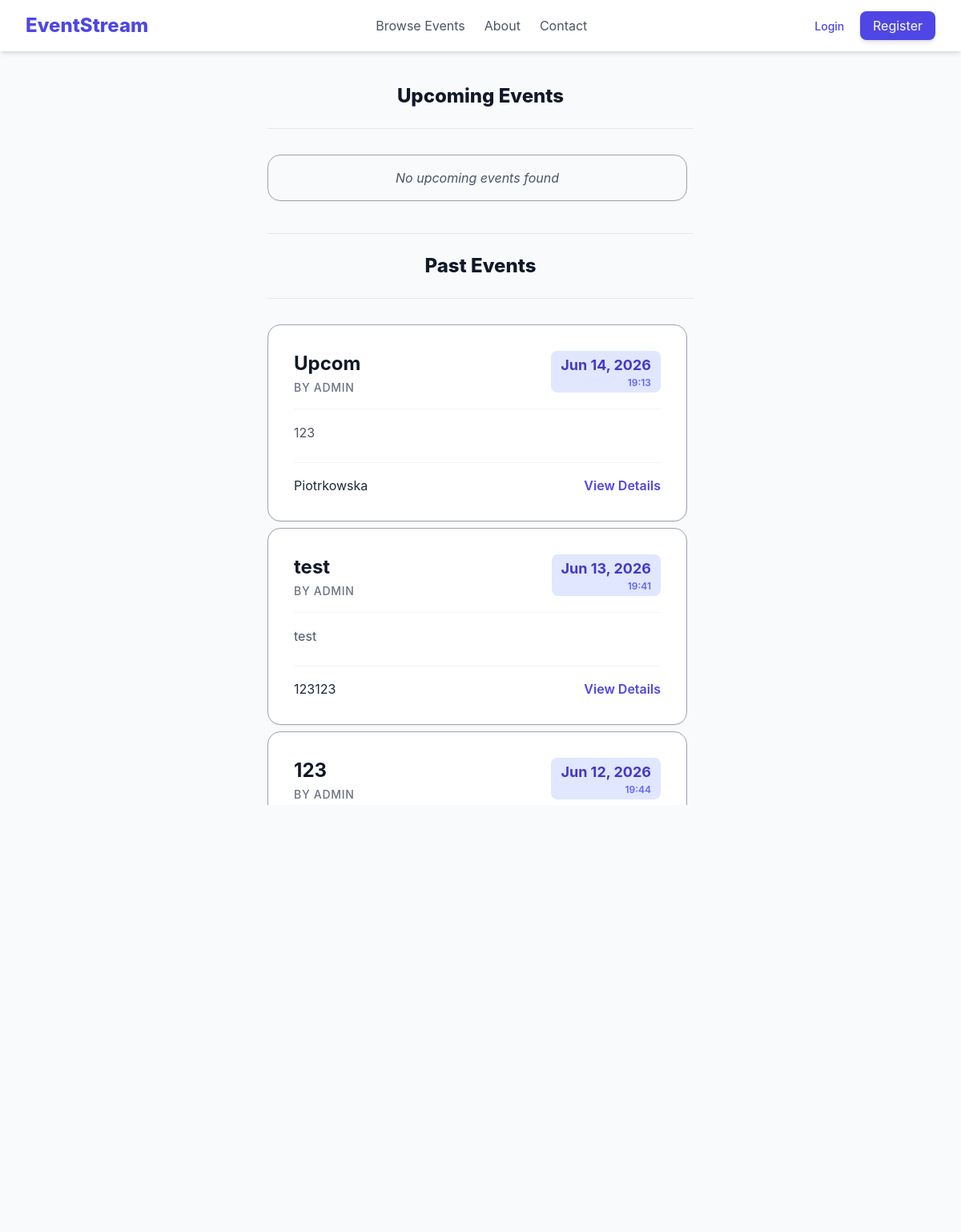
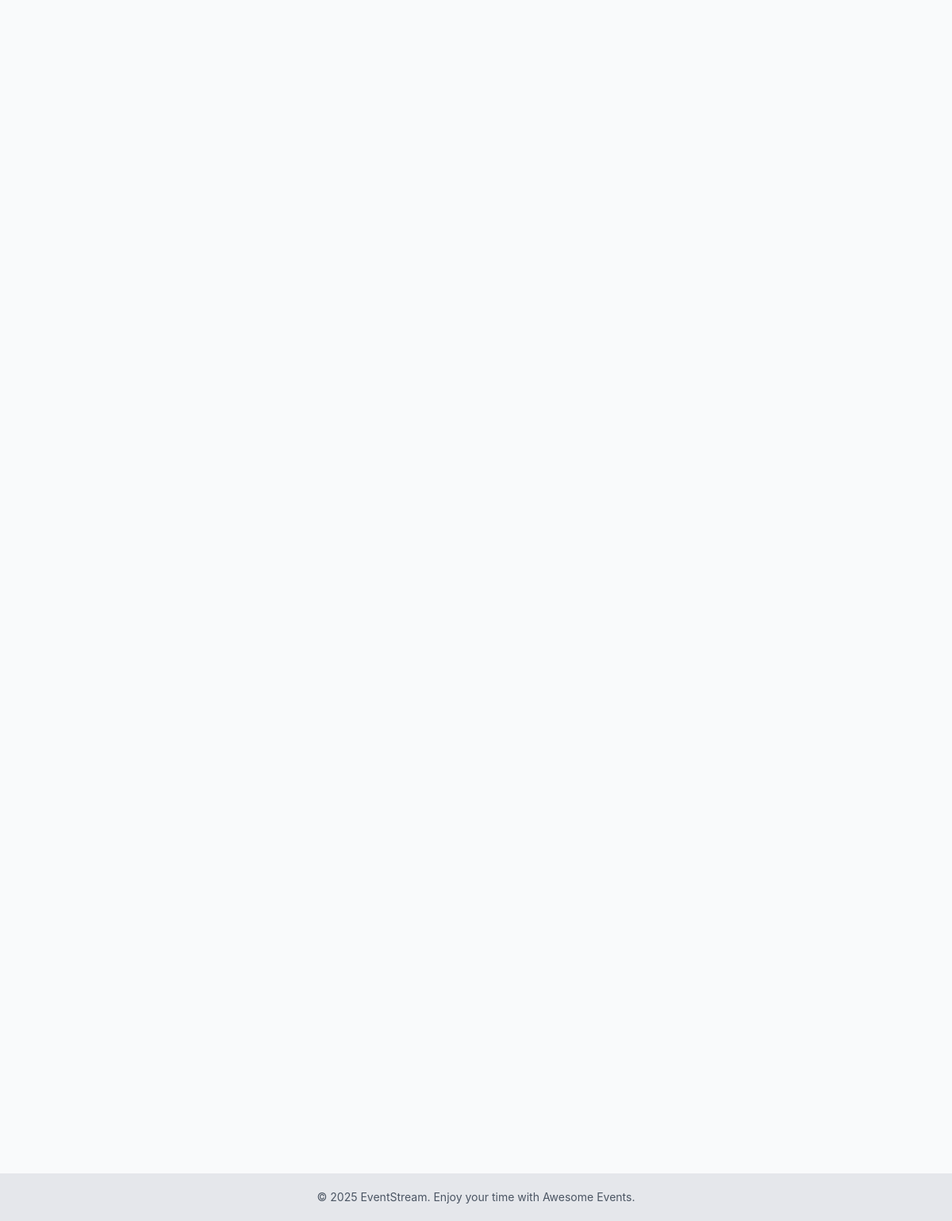
Screenshot of /events/ with the database file from the repository (2 pictures, top to bottom).
### events/models.py (models this page shows, shortened)
class Event(models.Model):
    title = models.CharField(max_length=200)
    description = models.TextField()
    location = models.CharField(max_length=255)
    date_time = models.DateTimeField()
    creator = models.ForeignKey(settings.AUTH_USER_MODEL, on_delete=models.CASCADE)
    created_at = models.DateTimeField(auto_now_add=True)
    updated_at = models.DateTimeField(auto_now=True)
    max_attendance = models.IntegerField(default=0, blank=True)

### users/models.py (models this page shows, shortened)
class CustomUser(AbstractUser):
    username = models.CharField(max_length=200, unique=True)
    email = models.EmailField(null=True)
    first_name = models.CharField(max_length=20, blank=True)
    last_name = models.CharField(max_length=20, blank=True)
    subscribed_to_event = models.BooleanField(default=False)
    is_moderator = models.BooleanField(
        default=False,
        help_text='User is moderator or not.'
    )

### events/views.py (the view)
# urls.py: path('', views.EventListView.as_view(), name='event_list'),
class EventListView(ListView):
    model = Event
    context_object_name = 'events'
    template_name = 'events/event_list.html'
    def get_context_data(self, **kwargs):
        context = super().get_context_data(**kwargs)
        now = timezone.now()
        context['upcoming_events'] = Event.objects.filter(date_time__gte=now).order_by('date_time')
        context['past_events'] = Event.objects.filter(date_time__lt=now).order_by('-date_time')
        return context

### events/templates/events/event_list.html (shortened to what this page needs)
{% extends "base.html" %}
{% block content %}
    <div class="flex justify-between items-center mb-8 border-b border-gray-200 pb-6 flex-col items-center">
        <h1 class="text-center text-2xl font-extrabold text-gray-900">Upcoming Events</h1>
    </div>
    {% if events %}
        <div class="gap-2 grid overflow-y-auto max-h-[600px] pr-2">
            {% if not upcoming_events %}
                <div class="border border-gray-400 rounded-2xl p-4 shadow-sm mb-2 italic ">
                    <p class="text-center text-gray-600">No upcoming events found</p>
                </div>
            {% endif %}
        </div>
        <div class="flex justify-between items-center mb-8 border-b border-gray-200 border-t pb-6 flex-col items-center pt-6 mt-8">
        <h1 class="text-center text-2xl font-extrabold text-gray-900 ">Past Events</h1>
        </div>
        <div class="gap-2 grid overflow-y-auto max-h-[600px] pr-2">
            {% if not past_events %}
                <div class="border border-gray-300 rounded-2xl p-4 shadow-sm mb-2 italic ">
                    <p class="text-center text-gray-600">No past events found</p>
                </div>
            {% else %}
            {% for event in past_events %}
                <div class="bg-white p-8 rounded-2xl shadow-sm border border-gray-400 hover:shadow-xl transition-shadow duration-300">
                    <div class="flex justify-between items-start mb-4">
                        <div>
                            <h2 class="text-2xl font-bold text-gray-900 hover:text-indigo-600 transition">
                                <a href="{% url 'event_detail' event.pk %}">{{ event.title }}</a>
                            </h2>
                            <p class="text-sm font-medium text-gray-500 mt-1 uppercase tracking-wider">
                                By {{ event.creator.username }}
                            </p>
                        </div>
                        <div class="text-right bg-indigo-100 px-3 py-1 rounded-lg">
                            <p class="text-lg font-bold text-indigo-700">{{ event.date_time|date:"M d, Y" }}</p>
                            <p class="text-xs font-semibold text-indigo-500">{{ event.date_time|time:"H:i" }}</p>
                        </div>
                    </div>
                    <div class="flex justify-between items-center pt-4 border-t border-gray-100">
                        <p class="text-gray-600 mb-6 line-clamp-3 leading-relaxed">{{ event.description }}</p>
                    </div>
                    <div class="flex justify-between items-center pt-4 border-t border-gray-100">
                        {{ event.location }}
                        <a href="{% url 'event_detail' event.pk %}" class="text-indigo-600 font-semibold hover:text-indigo-800 transition">
                            View Details
                        </a>
                    </div>
                </div>
            {% endfor %}
            {% endif %}
        </div>
    {% endif %}
    {% if events %}
    <div class="flex p-5 flex-col items-center">
    </div>
    {% endif %}
{% endblock %}

### templates/base.html (style rules this page uses)
body { font-family: 'Inter', sans-serif; }

### rows the page displays
Event: title "Upcom", creator.username "ADMIN", date_time "Jun 14, 2026", date_time "19:13", description "123", location "Piotrkowska"
Event: title "test", creator.username "ADMIN", date_time "Jun 13, 2026", date_time "19:41", description "test", location "123123"
Event: title "123", creator.username "ADMIN", date_time "Jun 12, 2026", date_time "19:44"
